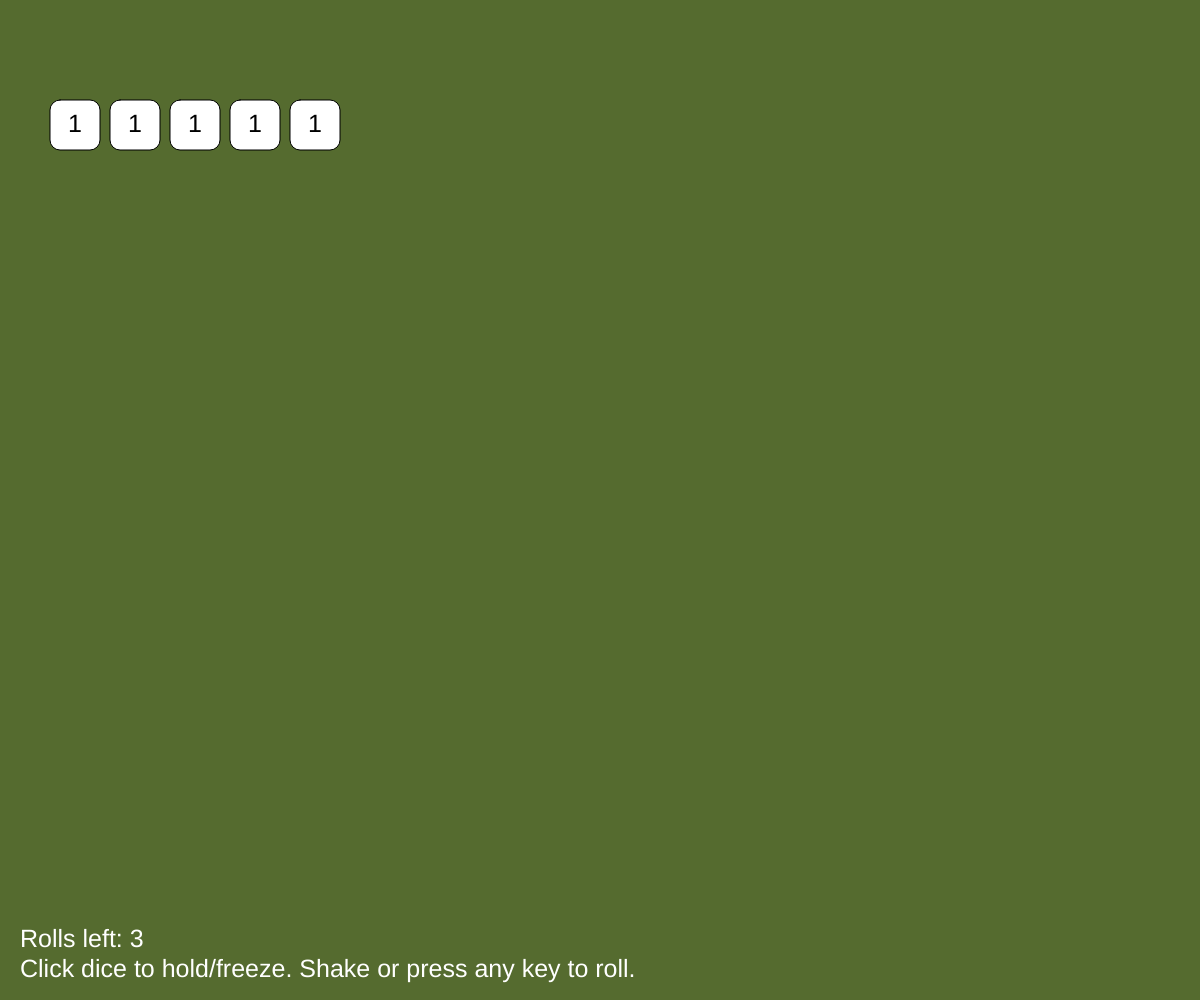
Frame 1 (no input)
Frame 60 (no input): identical to frame 1, image omitted
Frame 120 (the mouse pressed at the canvas centre since frame 60): identical to frame 1, image omitted

The p5.js sketch that drew this single still picture (run headless with seeded random() and noise() and a simulated clock; from frame 60 on, the mouse is pressed at the canvas centre):

// p5.js sketch
// ── sketch.js
let dice = [];
let numberOfDice = 5;
let rollCount = 0;
let maxRolls = 3;
let gameOver = false;

function setup() {
  createCanvas(windowWidth, windowHeight);
  for (let i = 0; i < numberOfDice; i++) {
    dice[i] = new Die(50); // argument is the size of the die
  }
  textSize(24);
}

function draw() {
  background("darkolivegreen");
  
  // loop over the array and place+display each die
  for (let i = 0; i < dice.length; i++) {
    const die = dice[i]; // 'die' is a temporary variable for the current array item
    die.place(die.size*1.2*i+die.size, die.size*2); // place the die neatly in the row
    die.display(); // actually draw it on screen
  }

     // Display roll instructions and roll count
  fill(255);
  textAlign(LEFT, CENTER);
  text(`Rolls left: ${maxRolls - rollCount}`, 20, height - 60);

  if (gameOver) {
    const result = checkResult();
    text(`Game Over! Result: ${result}`, 20, height - 30);
  } else {
    text("Click dice to hold/freeze. Shake or press any key to roll.", 20, height - 30);
  }
}

// Roll the dice either by key press or device shake
function mouseClicked() {
  if (gameOver) return;

  for (let i = 0; i < dice.length; i++) {
    const die = dice[i];
    if (die.isTouched(mouseX, mouseY)) {
      die.toggleFreeze();
  }
}
}


// // Roll the dice either by key press or device shake.
function keyPressed() {
  if (!gameOver) {
    rollDice();
  }
}

// for phones...
function deviceShaken() {
  if (!gameOver) {
    rollDice();
  }
}

// loop over the array of dice and try to roll each one in turn
// (note that a die won't actually roll if it's frozen)
// also, output the list of values to the console
// Function to roll the dice (unless they are frozen)

function rollDice() {
  if (rollCount < maxRolls) {
    rollCount++;
  let list = "values: ";
  for (let i = 0; i < dice.length; i++) {
    const die = dice[i];
    die.roll();
    list = list + die.value + " ";
  }
  console.log(list);

   // Check if max rolls reached
   if (rollCount >= maxRolls) {
    gameOver = true;
  }
}
}
  
// Evaluate the result after the final roll
function checkResult() {
  let valueCounts = {};


  // Count occurrences of each dice value
for (let i = 0; i < dice.length; i++) {
  let value = dice[i].value;
  if (valueCounts[value]) {
    valueCounts[value]++;
  } else {
    valueCounts[value] = 1;
  }
}
// Check for combinations (pairs, three-of-a-kind, etc.)
let counts = Object.values(valueCounts);
  counts.sort((a, b) => b - a); // sort counts in descending order

  if (counts[0] === 5) {
    return "Five of a Kind!";
  } else if (counts[0] === 4) {
    return "Four of a Kind!";
  } else if (counts[0] === 3 && counts[1] === 2) {
    return "Full House!";
  } else if (counts[0] === 3) {
    return "Three of a Kind!";
  } else if (counts[0] === 2 && counts[1] === 2) {
    return "Two Pairs!";
  } else if (counts[0] === 2) {
    return "One Pair!";
  } else {
    return "No special combination";
  }
}
// Class for creating and controlling individual dice
class Die {
  constructor(size) {
    this.size = size;
    this.value = 1;
    this.frozen = false;
  }

  place(x, y) {
    this.x = x;
    this.y = y;
  }

  display() {
    fill(255);
    if (this.frozen) {
      fill(200, 0, 0); // Change color if frozen
    }
    rect(this.x, this.y, this.size, this.size, 10);

    fill(0);
    textAlign(CENTER, CENTER);
    textSize(this.size / 2);
    text(this.value, this.x + this.size / 2, this.y + this.size / 2);
  }

  roll() {
    if (!this.frozen) {
      this.value = floor(random(1, 7)); // Random value between 1 and 6
    }
  }

  isTouched(mx, my) {
    return mx > this.x && mx < this.x + this.size && my > this.y && my < this.y + this.size;
  }

  toggleFreeze() {
    this.frozen = !this.frozen;
  }
}
